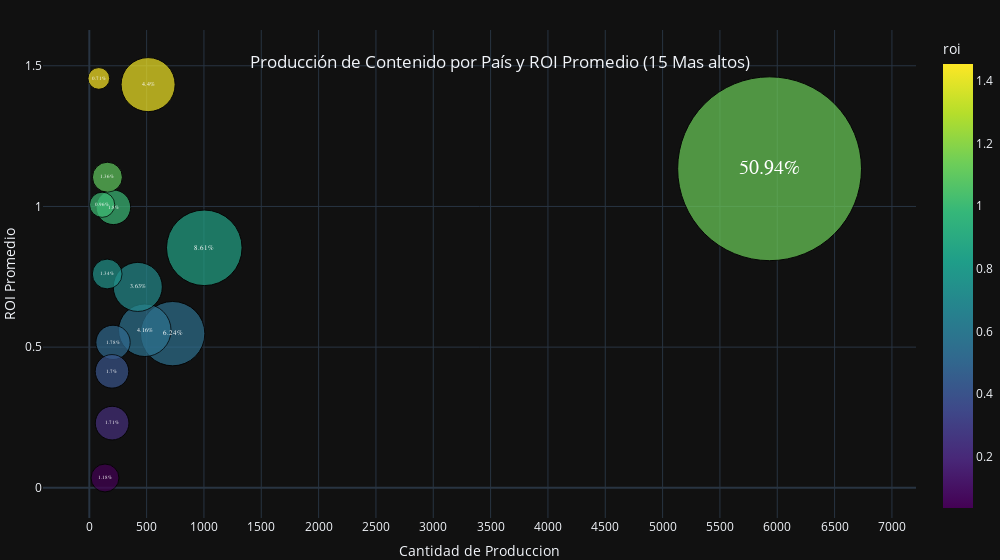

Notebook code for this chart:
### Markdown cell above
Pregunta 4: ¿Cuáles son los países con mayor producción de contenido?

### Code cell
from cgitb import text


def pregunta_4():
    
    global df_title_basics, df_title_ratings, df_tmdb
    
    '''
     se crea una copia del dF combierto los multiples datos en listas separado por coma ( , ) con assing y luego split
     luego uso explode para poner cada valor de cada lista en la columna production countries.
     y eliminar espacios en blanco con strip.
    '''
    df_tmdb_explode_country = df_tmdb.assign(production_countries=df_tmdb['production_countries'].str.split(',')).explode('production_countries').copy()
    df_tmdb_explode_country['production_countries'] = df_tmdb_explode_country['production_countries'].str.strip() # eliminar espacios en blanco.


    ''' 
      Agrupa por production_countries (produccion por pais), obtiene la media arimetica de la columna roi de cada agrupacion. 
      obtiene un conteo del total de producciones por pais y lo agrega a una nueva columna Count, la columna roi mostrara
      la media arimetica de de produccion por pis y la columna production_countries mostrara el nombre de del pais 
    '''
    df_tmdb_country_plot = df_tmdb_explode_country.groupby('production_countries').agg({'roi': 'mean', 'production_countries': 'count'})
    df_tmdb_country_plot.rename(columns={'production_countries': 'Count'}, inplace=True)
    
    '''reset el indice para combertir  production country como en columna.
       redondeo a 3 decimales
       ordeno por la columna Count de mayor a menor.
    '''
    df_tmdb_country_plot = df_tmdb_country_plot.reset_index()
    df_tmdb_country_plot['roi'] = round(df_tmdb_country_plot['roi'], 3)
    df_tmdb_country_plot = df_tmdb_country_plot.sort_values('Count', ascending=False)
    
    # Crear columna % para las burbujas del grafico. 
    total_production = df_tmdb_country_plot['Count'].sum()
    df_tmdb_country_plot['Porcentage'] = round((df_tmdb_country_plot['Count'] / total_production) * 100, 2).astype(str) + '%'
   
    
    # Creo top 15 para solo mostrar en el grafico los 15 paises con mayor produccion 
    top_15_count = df_tmdb_country_plot.head(15)
    

    
    # Creamos el grafico con plotly.
    
    fig_country = px.scatter(
        top_15_count,
        x='Count',
        y='roi',
        size='Count',
        size_max=130,
        color='roi',
        hover_name='production_countries',
        text='Porcentage', # Agregar los porcentajes como etiquetas
        title='Producción de Contenido por País y ROI "Promedio"',
        template='plotly_dark',
        color_continuous_scale=px.colors.sequential.Viridis # escala de colores.
    )   
    
    # ajustar el tamano de los percentagejes dentro de las bubujas ( tamano de text=)
    def mapeo_size(count):
        min_font = 5
        max_font = 20
        min_count = top_15_count['Count'].min()
        max_count = top_15_count['Count'].max()
        return np.interp(count, [min_count, max_count], [min_font, max_font])
    
    # Aplicar el mapeo de tamaño de fuente
    font_sizes = [mapeo_size(count) for count in top_15_count['Count']]

    fig_country.update_traces(
        textposition='middle center',
        textfont=dict(size=font_sizes, 
                      color='white',
                      family='Arial Black'),
        texttemplate='%{text}',
        marker=dict(line=dict(width=1, color='black'))
    )
    
    
    fig_country.update_layout(
        width=1000,
        xaxis_title="Cantidad de Produccion",
        yaxis_title='ROI Promedio',
        title={
            'text': 'Producción de Contenido por País y ROI Promedio (15 Mas altos)',
            'y':0.9,
            'x':0.5,
            'xanchor': 'center',
            'yanchor': 'top'
        },
    
        font=dict(size=12),
        margin=dict(t=30,r=0, b=0, l=0),
        xaxis=dict(
            tickmode="linear",
            tick0=0,
            dtick=500),
        yaxis=dict(
            tickmode='linear',
            tick0=0,
            dtick=0.5)
    )
          
    fig_country.show()
    
pregunta_4()

### Figure 1 — Plotly figure (JSON) as saved in the notebook; plotly's stock layout.template omitted (floating-point values rounded to 4 significant figures)
{"data": [{"hovertemplate": "<b>%{hovertext}</b><br><br>Count=%{marker.size}<br>roi=%{marker.color}<br>Porcentage=%{text}<extra></extra>", "hovertext": ["United States of America", "United Kingdom", "France", "India", "Germany", "Canada", "Japan", "Spain", "Italy", "Russia", "China", "Australia", "Belgium", "Hong Kong", "South Korea"], "legendgroup": "", "marker": {"color": [1.134, 0.853, 0.548, 1.433, 0.56, 0.714, 0.997, 0.517, 0.23, 0.414, 1.104, 0.76, 0.035, 1.006, 1.455], "coloraxis": "coloraxis", "line": {"color": "black", "width": 1}, "size": [5933, 1003, 727, 513, 484, 423, 210, 207, 199, 198, 158, 156, 137, 112, 83], "sizemode": "area", "sizeref": 0.3511, "symbol": "circle"}, "mode": "markers+text", "name": "", "orientation": "v", "showlegend": false, "text": ["50.94%", "8.61%", "6.24%", "4.4%", "4.16%", "3.63%", "1.8%", "1.78%", "1.71%", "1.7%", "1.36%", "1.34%", "1.18%", "0.96%", "0.71%"], "textfont": {"color": "white", "family": "Arial Black", "size": [20, 7.359, 6.651, 6.103, 6.028, 5.872, 5.326, 5.318, 5.297, 5.295, 5.192, 5.187, 5.138, 5.074, 5]}, "textposition": "middle center", "texttemplate": "%{text}", "type": "scatter", "x": [5933, 1003, 727, 513, 484, 423, 210, 207, 199, 198, 158, 156, 137, 112, 83], "xaxis": "x", "y": [1.134, 0.853, 0.548, 1.433, 0.56, 0.714, 0.997, 0.517, 0.23, 0.414, 1.104, 0.76, 0.035, 1.006, 1.455], "yaxis": "y"}], "layout": {"coloraxis": {"colorbar": {"title": {"text": "roi"}}, "colorscale": [[0, "#440154"], [0.1111, "#482878"], [0.2222, "#3e4989"], [0.3333, "#31688e"], [0.4444, "#26828e"], [0.5556, "#1f9e89"], [0.6667, "#35b779"], [0.7778, "#6ece58"], [0.8889, "#b5de2b"], [1, "#fde725"]]}, "font": {"size": 12}, "legend": {"itemsizing": "constant", "tracegroupgap": 0}, "margin": {"b": 0, "l": 0, "r": 0, "t": 30}, "title": {"text": "Producción de Contenido por País y ROI Promedio (15 Mas altos)", "x": 0.5, "xanchor": "center", "y": 0.9, "yanchor": "top"}, "width": 1000, "xaxis": {"anchor": "y", "domain": [0, 1], "dtick": 500, "tick0": 0, "tickmode": "linear", "title": {"text": "Cantidad de Produccion"}}, "yaxis": {"anchor": "x", "domain": [0, 1], "dtick": 0.5, "tick0": 0, "tickmode": "linear", "title": {"text": "ROI Promedio"}}}}
